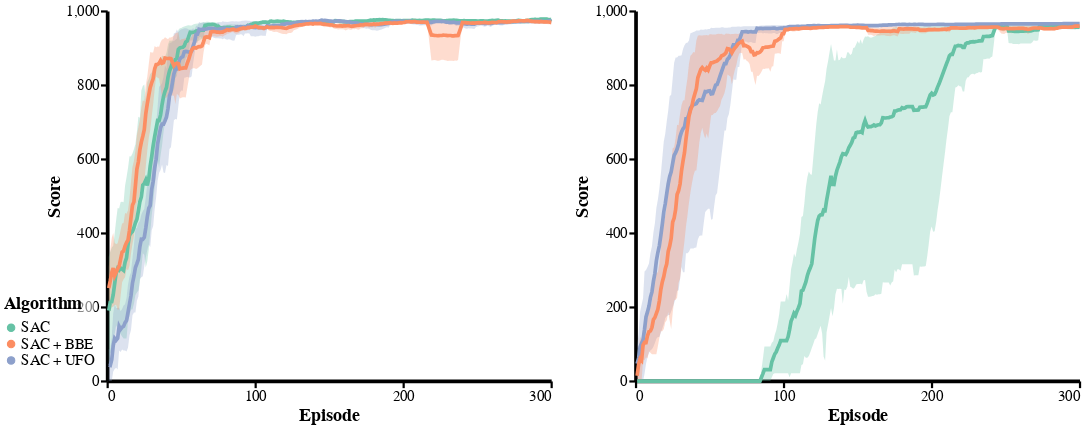

Source (notebook cell):
### Code cell
alt.themes.enable('publication')
jobs = [
#     load_jobs('bice_v1*no_explorationTrue*', subdir='exploration', title="SAC"),
#     load_jobs('bice_v1*no_explorationFalse*', subdir='exploration', title="SAC + UFO"),

    load_jobs('bice_v6*no_explorationTrue*', subdir='exploration', title="SAC"),
    load_jobs('bice_v6*no_explorationFalse*', subdir='exploration', title="SAC + UFO"),
    load_jobs('bbe_all_v2*', subdir='bbe', title='SAC + BBE'),
]
data = pd.concat(jobs, sort=False)
data = data[(data.env == 'ball_in_cup') | (data.env == 'ball_in_cup_explore')]

N = 300
subset = data
# subset = subset[((subset.episode % 5 == 0) & (subset.test)) | ((subset.episode % 3 == 0) & (~subset.test))]
subset = subset[(subset['episode'] <= N)]
charts = []
for env in ['ball_in_cup', 'ball_in_cup_explore']:
    chart = make_base_chart(
        subset[subset.env == env], 
        title="", 
        color='title',
        window=20,
    )

    chart = plot_with_bars(chart, 'smoothed_score', test=True, title_flag='',
                   y_args={'title': 'Score', 'scale': alt.Scale(domain=(0,1000))}, 
                   color=alt.Color('title', legend=alt.Legend(title='Algorithm', orient='bottom-right')))

    altair_saver.save(chart, f'results/{env}.pdf')
    charts.append(chart)
alt.hconcat(*charts)

### Figure 1 — Vega-Lite specification as saved in the notebook (floating-point values rounded to 4 significant figures; data arrays with more than 128 entries replaced by an {"elided": "..."} marker saying what was removed)
{"config": {"font": "sans-serif", "view": {"height": 500, "width": 600, "strokeWidth": 0, "background": "white"}, "title": {"fontSize": 24}, "range": {"category": {"scheme": "set2"}, "ordinal": {"scheme": "plasma"}}, "axis": {"titleFontSize": 24, "labelFontSize": 20, "grid": false, "domainWidth": 5, "domainColor": "333", "tickWidth": 3, "tickSize": 9, "tickCount": 4, "tickColor": "333", "tickOffset": 0}, "legend": {"titleFontSize": 24, "labelFontSize": 20, "labelLimit": 0, "titleLimit": 0, "orient": "top-left", "titlePadding": 10, "fillColor": "#ffffff88", "cornerRadius": 0}, "rule": {"size": 3, "color": "999"}, "line": {"size": 5}}, "hconcat": [{"layer": [{"mark": {"type": "line", "opacity": 1, "size": 0}, "encoding": {"color": {"type": "nominal", "field": "title", "legend": {"orient": "bottom-right", "title": "Algorithm"}}, "x": {"type": "quantitative", "field": "episode", "title": "Episode"}, "y": {"type": "quantitative", "aggregate": "mean", "field": "smoothed_score", "scale": {"domain": [0, 1000]}, "title": "Score"}}, "title": "", "transform": [{"calculate": "(datum.score > 0.5)", "as": "has_score"}, {"window": [{"op": "sum", "field": "novelty_score", "as": "sum_novelty"}], "frame": [null, 0], "groupby": ["name", "test"], "sort": [{"field": "episode", "order": "ascending"}]}, {"window": [{"op": "sum", "field": "score", "as": "sum_score"}], "frame": [null, 0], "groupby": ["name", "test"], "sort": [{"field": "episode", "order": "ascending"}]}, {"window": [{"op": "sum", "field": "has_score", "as": "count_score"}], "frame": [null, 0], "groupby": ["name", "test"], "sort": [{"field": "episode", "order": "ascending"}]}, {"window": [{"op": "mean", "field": "score", "as": "rolling_mean_score"}], "frame": [-10, 10], "groupby": ["name", "test"], "sort": [{"field": "episode", "order": "ascending"}]}, {"window": [{"op": "mean", "field": "novelty_score", "as": "rolling_mean_novelty"}], "frame": [-10, 10], "groupby": ["name", "test"], "sort": [{"field": "episode", "order": "ascending"}]}, {"calculate": "(((datum.name === 'SAC') * datum.score) + ((datum.name !== 'SAC') * datum.rolling_mean_score))", "as": "smoothed_score"}, {"filter": "(datum.test === true)"}]}, {"mark": {"type": "errorband", "extent": "ci"}, "encoding": {"color": {"type": "nominal", "field": "title"}, "x": {"type": "quantitative", "field": "episode", "title": "Episode"}, "y": {"type": "quantitative", "field": "smoothed_score", "scale": {"domain": [0, 1000]}, "title": "Score"}}, "title": "", "transform": [{"calculate": "(datum.score > 0.5)", "as": "has_score"}, {"window": [{"op": "sum", "field": "novelty_score", "as": "sum_novelty"}], "frame": [null, 0], "groupby": ["name", "test"], "sort": [{"field": "episode", "order": "ascending"}]}, {"window": [{"op": "sum", "field": "score", "as": "sum_score"}], "frame": [null, 0], "groupby": ["name", "test"], "sort": [{"field": "episode", "order": "ascending"}]}, {"window": [{"op": "sum", "field": "has_score", "as": "count_score"}], "frame": [null, 0], "groupby": ["name", "test"], "sort": [{"field": "episode", "order": "ascending"}]}, {"window": [{"op": "mean", "field": "score", "as": "rolling_mean_score"}], "frame": [-10, 10], "groupby": ["name", "test"], "sort": [{"field": "episode", "order": "ascending"}]}, {"window": [{"op": "mean", "field": "novelty_score", "as": "rolling_mean_novelty"}], "frame": [-10, 10], "groupby": ["name", "test"], "sort": [{"field": "episode", "order": "ascending"}]}, {"calculate": "(((datum.name === 'SAC') * datum.score) + ((datum.name !== 'SAC') * datum.rolling_mean_score))", "as": "smoothed_score"}, {"filter": "(datum.test === true)"}]}, {"mark": "line", "encoding": {"color": {"type": "nominal", "field": "title", "legend": {"orient": "bottom-right", "title": "Algorithm"}}, "x": {"type": "quantitative", "field": "episode", "title": "Episode"}, "y": {"type": "quantitative", "aggregate": "mean", "field": "smoothed_score", "scale": {"domain": [0, 1000]}, "title": "Score"}}, "title": "", "transform": [{"calculate": "(datum.score > 0.5)", "as": "has_score"}, {"window": [{"op": "sum", "field": "novelty_score", "as": "sum_novelty"}], "frame": [null, 0], "groupby": ["name", "test"], "sort": [{"field": "episode", "order": "ascending"}]}, {"window": [{"op": "sum", "field": "score", "as": "sum_score"}], "frame": [null, 0], "groupby": ["name", "test"], "sort": [{"field": "episode", "order": "ascending"}]}, {"window": [{"op": "sum", "field": "has_score", "as": "count_score"}], "frame": [null, 0], "groupby": ["name", "test"], "sort": [{"field": "episode", "order": "ascending"}]}, {"window": [{"op": "mean", "field": "score", "as": "rolling_mean_score"}], "frame": [-10, 10], "groupby": ["name", "test"], "sort": [{"field": "episode", "order": "ascending"}]}, {"window": [{"op": "mean", "field": "novelty_score", "as": "rolling_mean_novelty"}], "frame": [-10, 10], "groupby": ["name", "test"], "sort": [{"field": "episode", "order": "ascending"}]}, {"calculate": "(((datum.name === 'SAC') * datum.score) + ((datum.name !== 'SAC') * datum.rolling_mean_score))", "as": "smoothed_score"}, {"filter": "(datum.test === true)"}]}], "data": {"name": "data-91ff28da16a385c37402f5c63a5e176f"}, "title": ""}, {"layer": [{"mark": {"type": "line", "opacity": 1, "size": 0}, "encoding": {"color": {"type": "nominal", "field": "title", "legend": {"orient": "bottom-right", "title": "Algorithm"}}, "x": {"type": "quantitative", "field": "episode", "title": "Episode"}, "y": {"type": "quantitative", "aggregate": "mean", "field": "smoothed_score", "scale": {"domain": [0, 1000]}, "title": "Score"}}, "title": "", "transform": [{"calculate": "(datum.score > 0.5)", "as": "has_score"}, {"window": [{"op": "sum", "field": "novelty_score", "as": "sum_novelty"}], "frame": [null, 0], "groupby": ["name", "test"], "sort": [{"field": "episode", "order": "ascending"}]}, {"window": [{"op": "sum", "field": "score", "as": "sum_score"}], "frame": [null, 0], "groupby": ["name", "test"], "sort": [{"field": "episode", "order": "ascending"}]}, {"window": [{"op": "sum", "field": "has_score", "as": "count_score"}], "frame": [null, 0], "groupby": ["name", "test"], "sort": [{"field": "episode", "order": "ascending"}]}, {"window": [{"op": "mean", "field": "score", "as": "rolling_mean_score"}], "frame": [-10, 10], "groupby": ["name", "test"], "sort": [{"field": "episode", "order": "ascending"}]}, {"window": [{"op": "mean", "field": "novelty_score", "as": "rolling_mean_novelty"}], "frame": [-10, 10], "groupby": ["name", "test"], "sort": [{"field": "episode", "order": "ascending"}]}, {"calculate": "(((datum.name === 'SAC') * datum.score) + ((datum.name !== 'SAC') * datum.rolling_mean_score))", "as": "smoothed_score"}, {"filter": "(datum.test === true)"}]}, {"mark": {"type": "errorband", "extent": "ci"}, "encoding": {"color": {"type": "nominal", "field": "title"}, "x": {"type": "quantitative", "field": "episode", "title": "Episode"}, "y": {"type": "quantitative", "field": "smoothed_score", "scale": {"domain": [0, 1000]}, "title": "Score"}}, "title": "", "transform": [{"calculate": "(datum.score > 0.5)", "as": "has_score"}, {"window": [{"op": "sum", "field": "novelty_score", "as": "sum_novelty"}], "frame": [null, 0], "groupby": ["name", "test"], "sort": [{"field": "episode", "order": "ascending"}]}, {"window": [{"op": "sum", "field": "score", "as": "sum_score"}], "frame": [null, 0], "groupby": ["name", "test"], "sort": [{"field": "episode", "order": "ascending"}]}, {"window": [{"op": "sum", "field": "has_score", "as": "count_score"}], "frame": [null, 0], "groupby": ["name", "test"], "sort": [{"field": "episode", "order": "ascending"}]}, {"window": [{"op": "mean", "field": "score", "as": "rolling_mean_score"}], "frame": [-10, 10], "groupby": ["name", "test"], "sort": [{"field": "episode", "order": "ascending"}]}, {"window": [{"op": "mean", "field": "novelty_score", "as": "rolling_mean_novelty"}], "frame": [-10, 10], "groupby": ["name", "test"], "sort": [{"field": "episode", "order": "ascending"}]}, {"calculate": "(((datum.name === 'SAC') * datum.score) + ((datum.name !== 'SAC') * datum.rolling_mean_score))", "as": "smoothed_score"}, {"filter": "(datum.test === true)"}]}, {"mark": "line", "encoding": {"color": {"type": "nominal", "field": "title", "legend": {"orient": "bottom-right", "title": "Algorithm"}}, "x": {"type": "quantitative", "field": "episode", "title": "Episode"}, "y": {"type": "quantitative", "aggregate": "mean", "field": "smoothed_score", "scale": {"domain": [0, 1000]}, "title": "Score"}}, "title": "", "transform": [{"calculate": "(datum.score > 0.5)", "as": "has_score"}, {"window": [{"op": "sum", "field": "novelty_score", "as": "sum_novelty"}], "frame": [null, 0], "groupby": ["name", "test"], "sort": [{"field": "episode", "order": "ascending"}]}, {"window": [{"op": "sum", "field": "score", "as": "sum_score"}], "frame": [null, 0], "groupby": ["name", "test"], "sort": [{"field": "episode", "order": "ascending"}]}, {"window": [{"op": "sum", "field": "has_score", "as": "count_score"}], "frame": [null, 0], "groupby": ["name", "test"], "sort": [{"field": "episode", "order": "ascending"}]}, {"window": [{"op": "mean", "field": "score", "as": "rolling_mean_score"}], "frame": [-10, 10], "groupby": ["name", "test"], "sort": [{"field": "episode", "order": "ascending"}]}, {"window": [{"op": "mean", "field": "novelty_score", "as": "rolling_mean_novelty"}], "frame": [-10, 10], "groupby": ["name", "test"], "sort": [{"field": "episode", "order": "ascending"}]}, {"calculate": "(((datum.name === 'SAC') * datum.score) + ((datum.name !== 'SAC') * datum.rolling_mean_score))", "as": "smoothed_score"}, {"filter": "(datum.test === true)"}]}], "data": {"name": "data-83ff22055cb8fcb8aa19cb8031bcaa4f"}, "title": ""}], "$schema": "https://vega.github.io/schema/vega-lite/v4.8.1.json", "datasets": {"data-91ff28da16a385c37402f5c63a5e176f": {"elided": "7200 records"}, "data-83ff22055cb8fcb8aa19cb8031bcaa4f": {"elided": "7200 records"}}}
